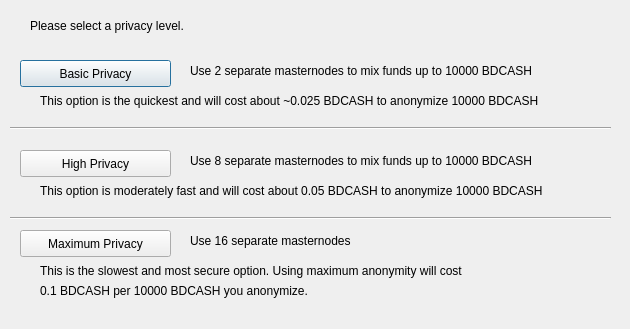
<?xml version="1.0" encoding="UTF-8"?>
<ui version="4.0">
 <class>ObfuscationConfig</class>
 <widget class="QDialog" name="ObfuscationConfig">
  <property name="geometry">
   <rect>
    <x>0</x>
    <y>0</y>
    <width>630</width>
    <height>329</height>
   </rect>
  </property>
  <property name="windowTitle">
   <string>Configure Obfuscation</string>
  </property>
  <widget class="QPushButton" name="buttonBasic">
   <property name="geometry">
    <rect>
     <x>20</x>
     <y>60</y>
     <width>151</width>
     <height>27</height>
    </rect>
   </property>
   <property name="text">
    <string>Basic Privacy</string>
   </property>
  </widget>
  <widget class="QPushButton" name="buttonHigh">
   <property name="geometry">
    <rect>
     <x>20</x>
     <y>150</y>
     <width>151</width>
     <height>27</height>
    </rect>
   </property>
   <property name="text">
    <string>High Privacy</string>
   </property>
  </widget>
  <widget class="QPushButton" name="buttonMax">
   <property name="geometry">
    <rect>
     <x>20</x>
     <y>230</y>
     <width>151</width>
     <height>27</height>
    </rect>
   </property>
   <property name="text">
    <string>Maximum Privacy</string>
   </property>
  </widget>
  <widget class="QLabel" name="label">
   <property name="geometry">
    <rect>
     <x>30</x>
     <y>10</y>
     <width>571</width>
     <height>31</height>
    </rect>
   </property>
   <property name="text">
    <string>Please select a privacy level.</string>
   </property>
  </widget>
  <widget class="QLabel" name="label_2">
   <property name="geometry">
    <rect>
     <x>190</x>
     <y>60</y>
     <width>421</width>
     <height>21</height>
    </rect>
   </property>
   <property name="text">
    <string>Use 2 separate masternodes to mix funds up to 10000 BDCASH</string>
   </property>
  </widget>
  <widget class="QLabel" name="label_3">
   <property name="geometry">
    <rect>
     <x>190</x>
     <y>150</y>
     <width>411</width>
     <height>21</height>
    </rect>
   </property>
   <property name="text">
    <string>Use 8 separate masternodes to mix funds up to 10000 BDCASH</string>
   </property>
  </widget>
  <widget class="QLabel" name="label_4">
   <property name="geometry">
    <rect>
     <x>190</x>
     <y>230</y>
     <width>421</width>
     <height>21</height>
    </rect>
   </property>
   <property name="text">
    <string>Use 16 separate masternodes</string>
   </property>
  </widget>
  <widget class="QLabel" name="label_6">
   <property name="geometry">
    <rect>
     <x>40</x>
     <y>90</y>
     <width>561</width>
     <height>21</height>
    </rect>
   </property>
   <property name="text">
    <string>This option is the quickest and will cost about ~0.025 BDCASH to anonymize 10000 BDCASH</string>
   </property>
  </widget>
  <widget class="QLabel" name="label_7">
   <property name="geometry">
    <rect>
     <x>40</x>
     <y>180</y>
     <width>561</width>
     <height>21</height>
    </rect>
   </property>
   <property name="text">
    <string>This option is moderately fast and will cost about 0.05 BDCASH to anonymize 10000 BDCASH</string>
   </property>
  </widget>
  <widget class="QLabel" name="label_8">
   <property name="geometry">
    <rect>
     <x>40</x>
     <y>260</y>
     <width>561</width>
     <height>21</height>
    </rect>
   </property>
   <property name="text">
    <string>This is the slowest and most secure option. Using maximum anonymity will cost</string>
   </property>
  </widget>
  <widget class="QLabel" name="label_9">
   <property name="geometry">
    <rect>
     <x>40</x>
     <y>280</y>
     <width>561</width>
     <height>21</height>
    </rect>
   </property>
   <property name="text">
    <string>0.1 BDCASH per 10000 BDCASH you anonymize.</string>
   </property>
  </widget>
  <widget class="Line" name="line">
   <property name="geometry">
    <rect>
     <x>10</x>
     <y>120</y>
     <width>601</width>
     <height>16</height>
    </rect>
   </property>
   <property name="orientation">
    <enum>Qt::Horizontal</enum>
   </property>
  </widget>
  <widget class="Line" name="line_2">
   <property name="geometry">
    <rect>
     <x>10</x>
     <y>210</y>
     <width>601</width>
     <height>16</height>
    </rect>
   </property>
   <property name="orientation">
    <enum>Qt::Horizontal</enum>
   </property>
  </widget>
 </widget>
 <resources/>
 <connections/>
</ui>
